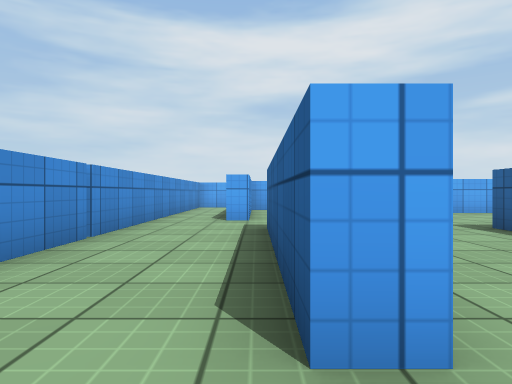
view 1 (above)

21 first-person views from a walk through a scene from a Unity 3-D project. The camera is 0.62 m above the floor, looks level and sees 70° across. The floor is counted in squares, 1 m on a side. Each view is taken from the middle of a square. On the plan, view 1 faces up. The plan holds only what a view shows up to about 10 squares ahead; the rest is blank. The player character is not drawn. Surface patterns are stand-ins for the level's own textures.

view 2
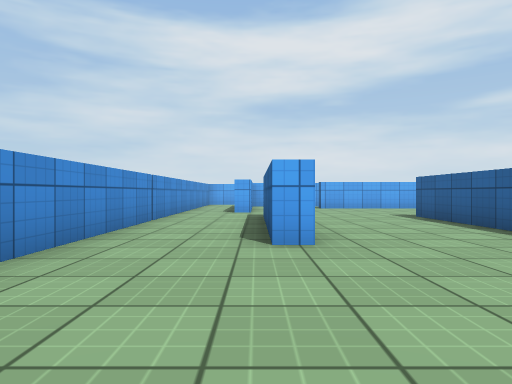

view 3
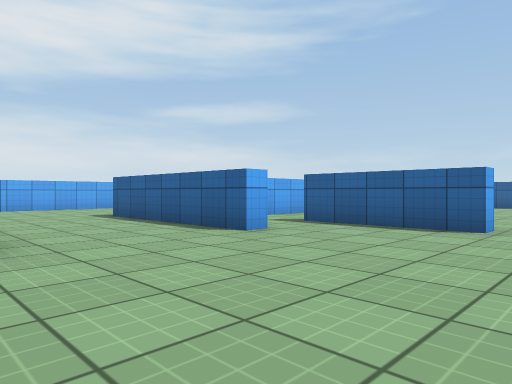

view 4
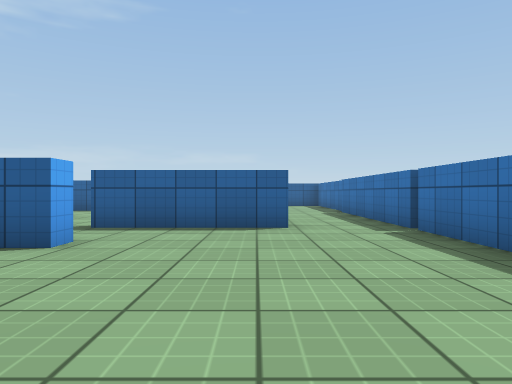

view 5
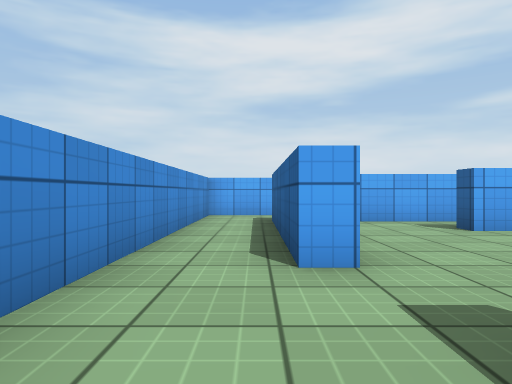

view 6
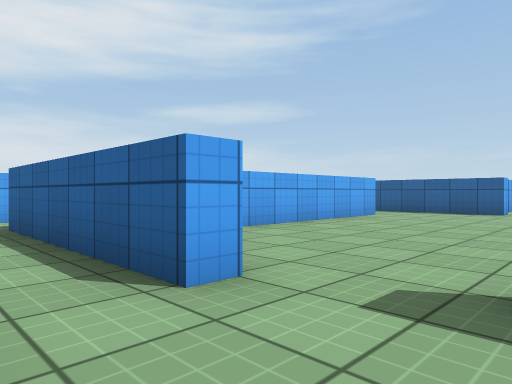

view 7
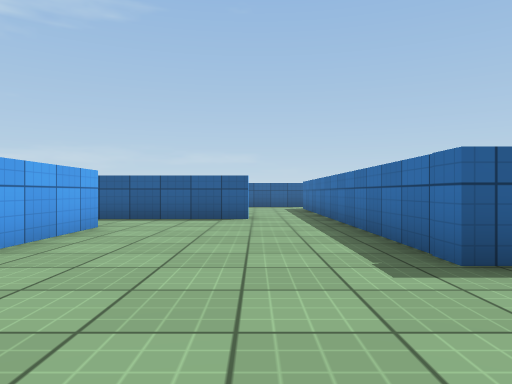

view 8
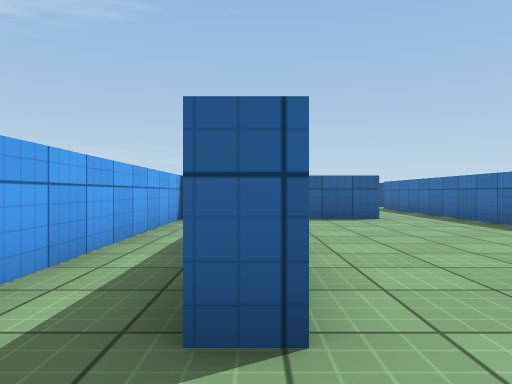

view 9
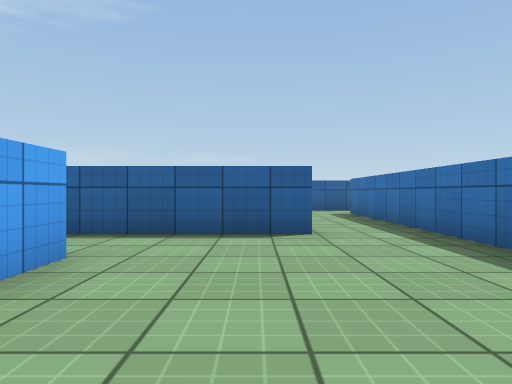

view 10
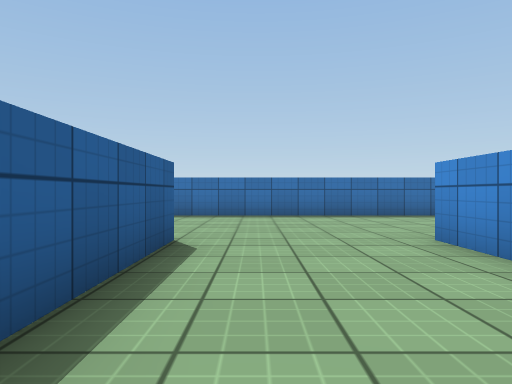

view 11
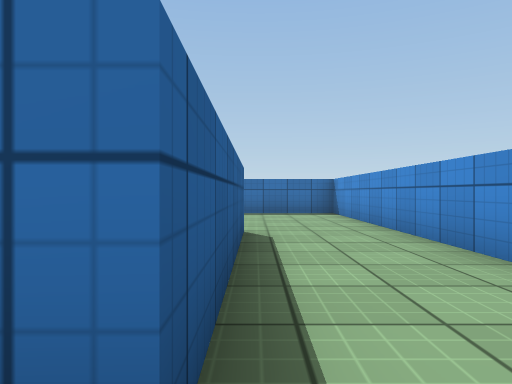

view 12
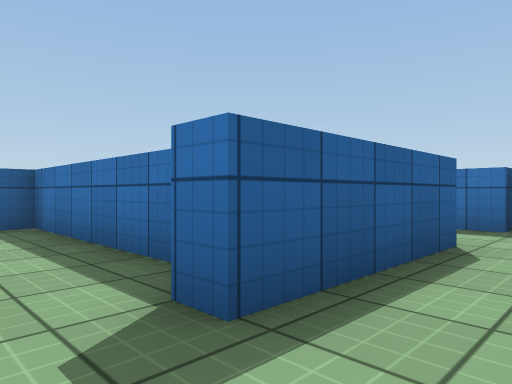

view 13
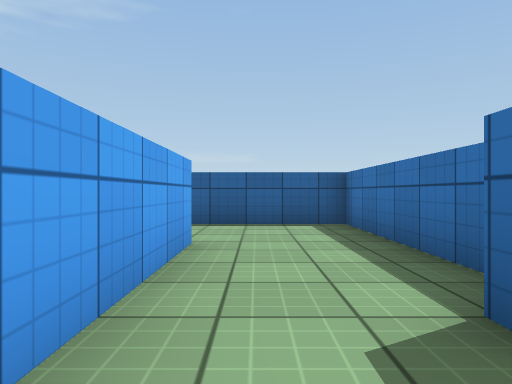

view 14
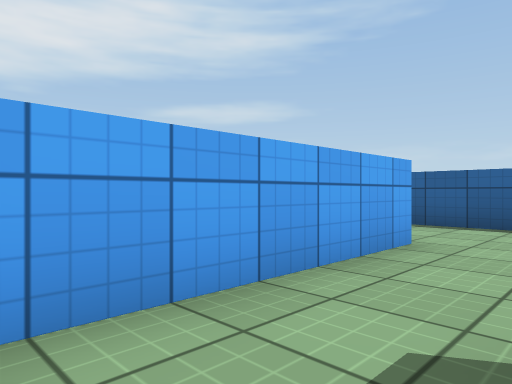

view 15
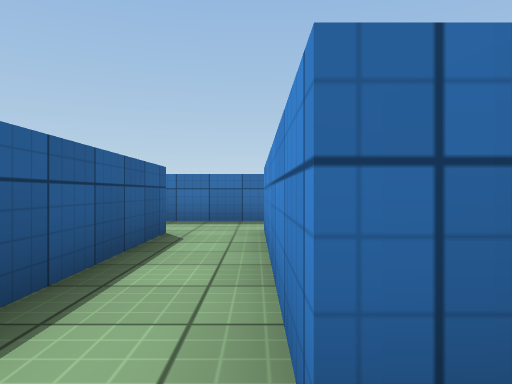

view 16
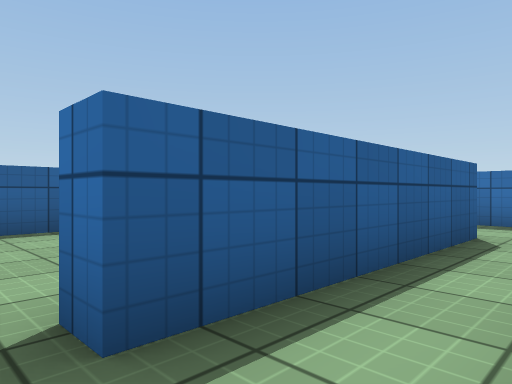

view 17
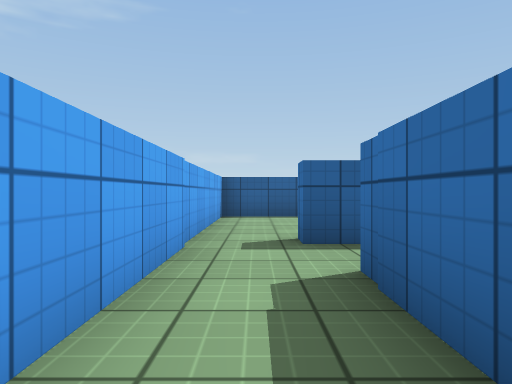

view 18
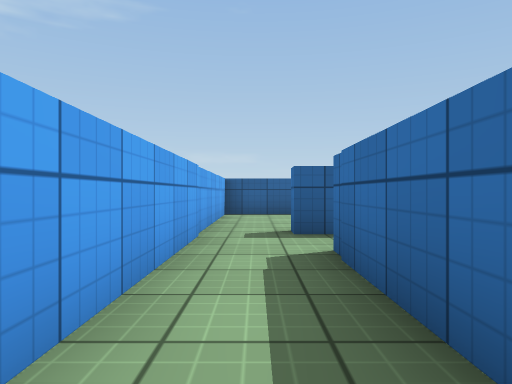

view 19
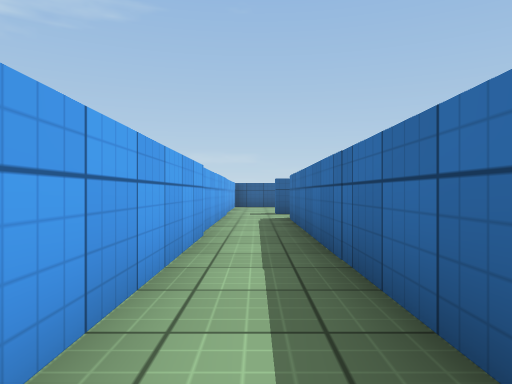

view 20
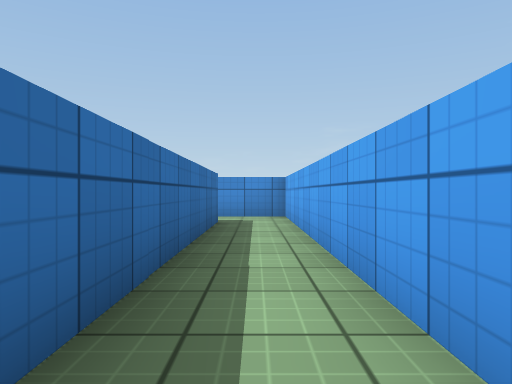

view 21
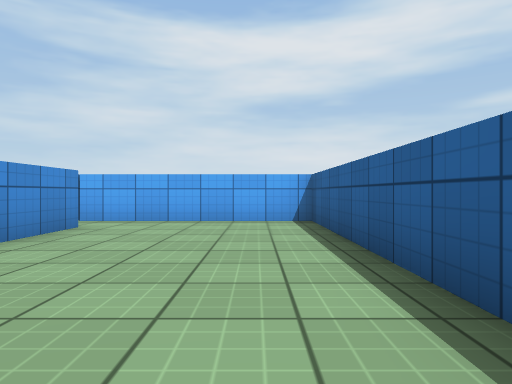

### Floor plan
Points are (right, up) in squares from view 1. A wall is a line through its corners. A room is listed if a view was taken in it or the views show most of it. See-through windows are left out.
Room 1 (views 1, 2, 3, 4, 5, 6, 7, 9, 10, 11, 12, 13, 14, 15, 16, 17, 18, 19, 20)
walls: (0.7, 2.8) (0.7, 1.3) (0.2, 1.3) (0.2, 6.3) (0.6, 6.3); (4.6, 1.3) (4.1, 1.3) (4.1, 6.3) (9.5, 6.3); (-2.3, 4.9) (-2.3, -3); (-0.1, 9.5) (-0.1, 8) (-0.6, 8) (-0.6, 13.2) (9.9, 13.2); (7.8, 1.3) (12.1, 1.3) (12.1, 3.5); (9.5, 3.8) (5.3, 3.8); (9.4, 8.2) (9.4, 10.4); (7.5, 10.8) (2.5, 10.8); (6.9, -1.6) (6.3, -1.6) (6.3, 1.9) (6.9, 1.9); (6.3, -3.6) (7.5, -3.6); (-1.7, -3.6) (6, -3.6); (10.4, 14.8) (-2.3, 14.8) (-2.3, 5)
ways out: opening at (1.5, 11) to room 2; opening at (8.5, 11) to room 2; opening at (10, 7.5) to room 4; opening at (11, 14) to room 4; opening at (7, -2.5); opening at (10.5, 4); gap at (-3, 5); gap at (6, -4)
Room 2 (view 8)
walls: (2.5, 10.8) (2.5, 11.4); (9.4, 10.4) (9.4, 12.7) (1.1, 12.7)
ways out: opening at (1.5, 11) to room 1; opening at (8.5, 11) to room 1
Room 3 (view 21)
walls: (16.2, 8.6) (16.2, 14.8) (12.4, 14.8); (12.5, 6.3) (14, 6.3); (11.9, 13.4) (11.9, 11.4)
ways out: opening at (12, 7.5) to room 4; opening at (12, 14) to room 4
Room 4 (no view inside)
walls: (11.4, 8.4) (11.4, 13.4) (11.9, 13.4); (9.9, 13.2) (9.9, 8.2) (9.4, 8.2); (9.5, 6.3) (12.5, 6.3); (12.4, 14.8) (10.4, 14.8)
ways out: opening at (10, 7.5) to room 1; opening at (11, 14) to room 1; opening at (12, 7.5) to room 3; opening at (12, 14) to room 3

Where each view was taken, in squares from view 1:
view 1: 0 up, 0 right, facing up
view 2: 3 down, 0 right, facing up
view 3: 3 down, 0 right, facing up-right
view 4: 1 down, 0 right, facing right
view 5: 5 up, 1 left, facing up
view 6: 6 up, 2 left, facing up-right
view 7: 8 up, 1 right, facing right
view 8: 11 up, 1 right, facing right
view 9: 9 up, 4 right, facing right
view 10: 6 up, 3 right, facing down
view 11: 7 up, 0 right, facing down
view 12: 3 up, 5 right, facing down-right
view 13: 3 up, 5 right, facing right
view 14: 2 up, 5 right, facing up-right
view 15: 14 up, 10 right, facing down
view 16: 14 up, 10 right, facing down-right
view 17: 14 up, 7 right, facing right
view 18: 14 up, 6 right, facing right
view 19: 14 up, 1 right, facing right
view 20: 14 up, 7 right, facing left
view 21: 7 up, 15 right, facing up
